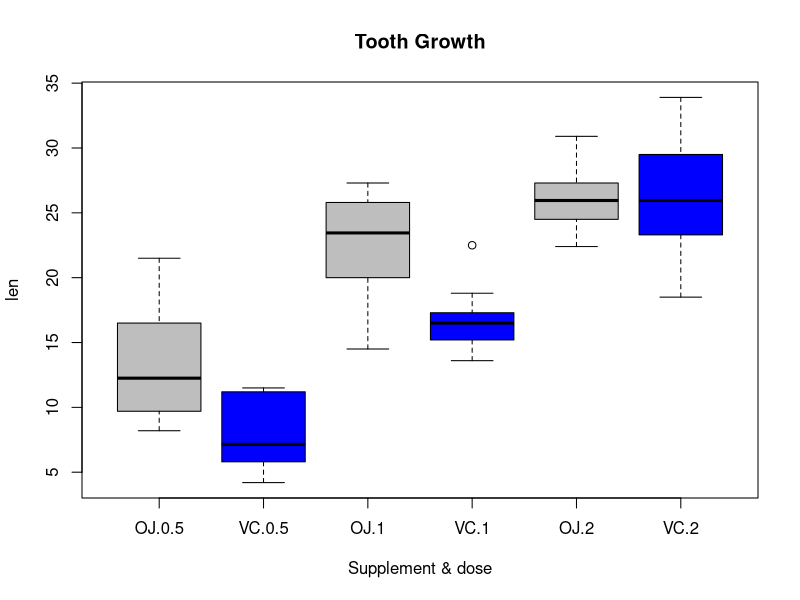

This chart was generated by the following R code:
## ---- chunk 1
knitr::opts_chunk$set(echo = FALSE)
library(ggplot2)
library(reshape2)
library(plyr)
library(tidyverse)
## ---- chunk 2
tgrowth <- ToothGrowth
## ---- chunk 3
summary(tgrowth)
## ---- chunk 4
# gg <- ggplot(aes(x=dose, y=len), data=tgrowth) + 
#           geom_boxplot(aes(color=supp))
# 
# print(gg)

# summary_tgrowth <- aggregate(tgrowth$len, by=list(tgrowth$supp,tgrowth$dose), FUN=mean, na.rm=TRUE, na.action=NULL)
# 
# melted <- melt(tgrowth, id.vars=c("supp", "dose"))
# 
# means <- ddply(melted, c("supp", "dose", "variable"), summarise,
#                mean=mean(value))
# colnames(means) <- c("Supp", "Dose", "Len")
# 
# means.barplot <- qplot(x=Dose, y=Supp, data=means, geom="bar")
# # 
# print(means.barplot)
boxplot(tgrowth$len ~ tgrowth$supp*tgrowth$dose, data=tgrowth, col=(c("grey","blue")),ylab="len", xlab="Supplement & dose", main="Tooth Growth")
